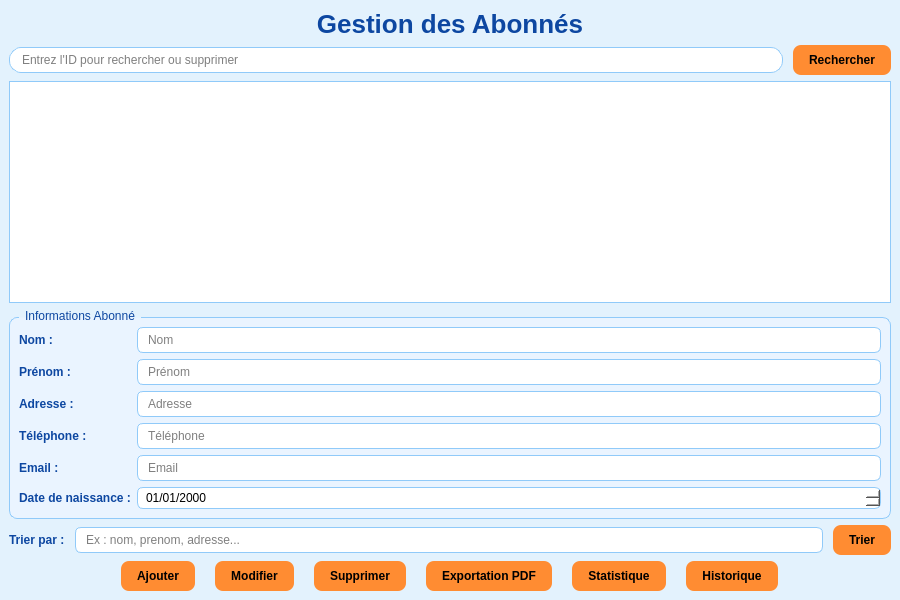
<?xml version="1.0" encoding="UTF-8"?>
<ui version="4.0">
 <class>AbonneWindow</class>
 <widget class="QMainWindow" name="AbonneWindow">
  <property name="geometry">
   <rect>
    <x>0</x>
    <y>0</y>
    <width>900</width>
    <height>600</height>
   </rect>
  </property>
  <property name="windowTitle">
   <string>Gestion des Abonnés</string>
  </property>

  <!-- STYLE GLOBAL: bleu ciel / orange / noir -->
  <property name="styleSheet">
   <string notr="true">
    QMainWindow {
        background-color: #E3F2FD;      /* bleu ciel très clair */
    }

    QLabel#labelTitle {
        color: #0D47A1;                 /* bleu plus foncé pour le titre */
        font-size: 26px;
        font-weight: bold;
    }

    QLabel {
        color: #0D47A1;
        font-weight: 500;
    }

    /* Champs de saisie */
    QLineEdit {
        background-color: #FFFFFF;
        color: #000000;
        border: 1px solid #90CAF9;      /* bleu ciel */
        border-radius: 6px;
        padding: 4px 8px;
    }
    QLineEdit:focus {
        border: 1px solid #FF8C32;      /* orange */
    }

    QDateEdit {
        background-color: #FFFFFF;
        color: #000000;
        border: 1px solid #90CAF9;
        border-radius: 6px;
        padding: 2px 6px;
    }
    QDateEdit::down-arrow {
        image: none;
    }

    /* Table d'affichage */
    QTableView#tableWidget {
        background-color: #FFFFFF;
        color: #000000;
        gridline-color: #90CAF9;
        selection-background-color: #FFB74D;   /* orange clair sélection */
        selection-color: #000000;
        border: 1px solid #90CAF9;
        alternate-background-color: #E3F2FD;
    }

    /* En-têtes de la table */
    QHeaderView::section {
        background-color: #BBDEFB;
        color: #0D47A1;
        padding: 4px;
        border: none;
        border-right: 1px solid #90CAF9;
    }

    /* Boutons – tous orange, même supprimer + trier + exportation */
    QPushButton {
        background-color: #FF8C32;      /* orange */
        color: #000000;
        border: none;
        border-radius: 8px;
        padding: 8px 16px;
        font-weight: bold;
    }
    QPushButton:hover {
        background-color: #FFA857;
    }
    QPushButton:pressed {
        background-color: #CC6F25;
    }

    /* Ligne de recherche */
    QLineEdit#lineEdit_search {
        background-color: #FFFFFF;
        border-radius: 12px;
        padding-left: 10px;
    }

    /* GroupBox infos abonné */
    QGroupBox {
        color: #0D47A1;
        border: 1px solid #90CAF9;
        border-radius: 8px;
        margin-top: 8px;
        background-color: #EAF4FF;
    }
    QGroupBox::title {
        subcontrol-origin: margin;
        left: 10px;
        padding: 0 4px;
    }
   </string>
  </property>

  <widget class="QWidget" name="centralwidget">
   <layout class="QVBoxLayout">
    <!-- Title -->
    <item>
     <widget class="QLabel" name="labelTitle">
      <property name="text">
       <string>Gestion des Abonnés</string>
      </property>
      <property name="alignment">
       <set>Qt::AlignHCenter|Qt::AlignVCenter</set>
      </property>
     </widget>
    </item>

    <!-- Search Field + Button -->
    <item>
     <layout class="QHBoxLayout">
      <property name="spacing">
       <number>10</number>
      </property>
      <item>
       <widget class="QLineEdit" name="lineEdit_search">
        <property name="minimumHeight">
         <number>32</number>
        </property>
        <property name="placeholderText">
         <string>Entrez l'ID pour rechercher ou supprimer</string>
        </property>
       </widget>
      </item>
      <item>
       <widget class="QPushButton" name="pushButton_search">
        <property name="minimumHeight">
         <number>32</number>
        </property>
        <property name="text">
         <string>Rechercher</string>
        </property>
       </widget>
      </item>
     </layout>
    </item>

    <!-- Table -->
    <item>
     <widget class="QTableView" name="tableWidget">
      <property name="alternatingRowColors">
       <bool>true</bool>
      </property>
      <property name="selectionBehavior">
       <enum>QAbstractItemView::SelectRows</enum>
      </property>
      <property name="selectionMode">
       <enum>QAbstractItemView::SingleSelection</enum>
      </property>
     </widget>
    </item>

    <!-- Group des champs (Input Fields) avec labels -->
    <item>
     <widget class="QGroupBox">
      <property name="title">
       <string>Informations Abonné</string>
      </property>
      <layout class="QGridLayout" name="gridLayout">
       <!-- Nom -->
       <item row="0" column="0">
        <widget class="QLabel" name="label_nom">
         <property name="text">
          <string>Nom :</string>
         </property>
        </widget>
       </item>
       <item row="0" column="1">
        <widget class="QLineEdit" name="lineEdit_nom">
         <property name="placeholderText">
          <string>Nom</string>
         </property>
        </widget>
       </item>

       <!-- Prénom -->
       <item row="1" column="0">
        <widget class="QLabel" name="label_prenom">
         <property name="text">
          <string>Prénom :</string>
         </property>
        </widget>
       </item>
       <item row="1" column="1">
        <widget class="QLineEdit" name="lineEdit_prenom">
         <property name="placeholderText">
          <string>Prénom</string>
         </property>
        </widget>
       </item>

       <!-- Adresse -->
       <item row="2" column="0">
        <widget class="QLabel" name="label_adresse">
         <property name="text">
          <string>Adresse :</string>
         </property>
        </widget>
       </item>
       <item row="2" column="1">
        <widget class="QLineEdit" name="lineEdit_adresse">
         <property name="placeholderText">
          <string>Adresse</string>
         </property>
        </widget>
       </item>

       <!-- Téléphone -->
       <item row="3" column="0">
        <widget class="QLabel" name="label_tel">
         <property name="text">
          <string>Téléphone :</string>
         </property>
        </widget>
       </item>
       <item row="3" column="1">
        <widget class="QLineEdit" name="lineEdit_tel">
         <property name="placeholderText">
          <string>Téléphone</string>
         </property>
        </widget>
       </item>

       <!-- Email -->
       <item row="4" column="0">
        <widget class="QLabel" name="label_mail">
         <property name="text">
          <string>Email :</string>
         </property>
        </widget>
       </item>
       <item row="4" column="1">
        <widget class="QLineEdit" name="lineEdit_mail">
         <property name="placeholderText">
          <string>Email</string>
         </property>
        </widget>
       </item>

       <!-- Date de naissance -->
       <item row="5" column="0">
        <widget class="QLabel" name="label_naissance">
         <property name="text">
          <string>Date de naissance :</string>
         </property>
        </widget>
       </item>
       <item row="5" column="1">
        <widget class="QDateEdit" name="dateEdit_naissance">
         <property name="displayFormat">
          <string>dd/MM/yyyy</string>
         </property>
        </widget>
       </item>
      </layout>
     </widget>
    </item>

    <!-- Zone Trier par (LineEdit + bouton) -->
    <item>
     <layout class="QHBoxLayout">
      <property name="spacing">
       <number>10</number>
      </property>
      <item>
       <widget class="QLabel" name="label_trier">
        <property name="text">
         <string>Trier par :</string>
        </property>
       </widget>
      </item>
      <item>
       <widget class="QLineEdit" name="lineEdit_trier">
        <property name="placeholderText">
         <string>Ex : nom, prenom, adresse...</string>
        </property>
       </widget>
      </item>
      <item>
       <widget class="QPushButton" name="pushButton_trier">
        <property name="text">
         <string>Trier</string>
        </property>
       </widget>
      </item>
     </layout>
    </item>

    <!-- Action Buttons alignés au centre (avec Exportation PDF + Statistique + Historique) -->
    <item>
     <layout class="QHBoxLayout">
      <property name="spacing">
       <number>20</number>
      </property>
      <property name="alignment">
       <set>Qt::AlignHCenter</set>
      </property>
      <item>
       <widget class="QPushButton" name="pushButton_ajouter">
        <property name="minimumWidth">
         <number>120</number>
        </property>
        <property name="text">
         <string>Ajouter</string>
        </property>
       </widget>
      </item>
      <item>
       <widget class="QPushButton" name="pushButton_modifier">
        <property name="minimumWidth">
         <number>120</number>
        </property>
        <property name="text">
         <string>Modifier</string>
        </property>
       </widget>
      </item>
      <item>
       <widget class="QPushButton" name="pushButton_supprimer">
        <property name="minimumWidth">
         <number>120</number>
        </property>
        <property name="text">
         <string>Supprimer</string>
        </property>
       </widget>
      </item>
      <item>
       <widget class="QPushButton" name="pushButton_export_pdf">
        <property name="minimumWidth">
         <number>150</number>
        </property>
        <property name="text">
         <string>Exportation PDF</string>
        </property>
       </widget>
      </item>
      <item>
       <widget class="QPushButton" name="pushButton_statistique">
        <property name="minimumWidth">
         <number>150</number>
        </property>
        <property name="text">
         <string>Statistique</string>
        </property>
       </widget>
      </item>
      <!-- 🔹 Nouveau bouton Historique -->
      <item>
       <widget class="QPushButton" name="pushButton_historique">
        <property name="minimumWidth">
         <number>150</number>
        </property>
        <property name="text">
         <string>Historique</string>
        </property>
       </widget>
      </item>
     </layout>
    </item>

   </layout>
  </widget>
 </widget>
 <resources/>
 <connections/>
</ui>
